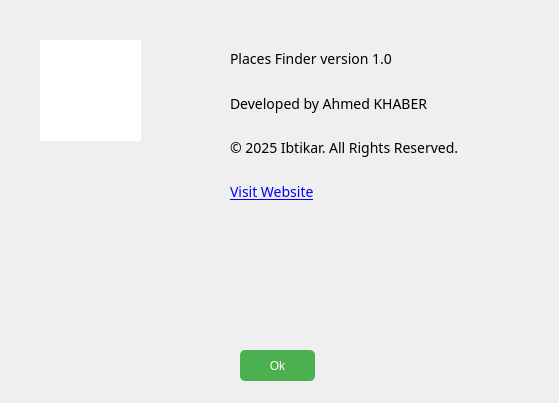
<?xml version="1.0" encoding="UTF-8"?>
<ui version="4.0">
 <class>Dialog</class>
 <widget class="QDialog" name="Dialog">
  <property name="geometry">
   <rect>
    <x>0</x>
    <y>0</y>
    <width>559</width>
    <height>403</height>
   </rect>
  </property>
  <property name="windowTitle">
   <string>Dialog</string>
  </property>
  <property name="styleSheet">
   <string notr="true">
    QLabel {
        font-size: 14px;
    }
    QPushButton {
        background-color: #4CAF50;
        color: white;
        padding: 8px;
        border-radius: 5px;
    }
    QPushButton:hover {
        background-color: #45a049;
    }

</string>
  </property>
  <widget class="QPushButton" name="buttonOk">
   <property name="geometry">
    <rect>
     <x>240</x>
     <y>350</y>
     <width>75</width>
     <height>31</height>
    </rect>
   </property>
   <property name="text">
    <string>Ok</string>
   </property>
  </widget>
  <widget class="QLabel" name="logoLabel">
   <property name="geometry">
    <rect>
     <x>40</x>
     <y>40</y>
     <width>101</width>
     <height>101</height>
    </rect>
   </property>
   <property name="styleSheet">
    <string notr="true">background-color: White</string>
   </property>
   <property name="text">
    <string/>
   </property>
  </widget>
  <widget class="QWidget" name="">
   <property name="geometry">
    <rect>
     <x>230</x>
     <y>40</y>
     <width>248</width>
     <height>171</height>
    </rect>
   </property>
   <layout class="QVBoxLayout" name="verticalLayout">
    <item>
     <widget class="QLabel" name="appName">
      <property name="font">
       <font>
        <family>Century Gothic</family>
        <pointsize>-1</pointsize>
        <bold>false</bold>
       </font>
      </property>
      <property name="text">
       <string>Places Finder version 1.0</string>
      </property>
     </widget>
    </item>
    <item>
     <widget class="QLabel" name="appName_2">
      <property name="font">
       <font>
        <family>Century Gothic</family>
        <pointsize>-1</pointsize>
        <bold>false</bold>
       </font>
      </property>
      <property name="text">
       <string>Developed by Ahmed KHABER</string>
      </property>
     </widget>
    </item>
    <item>
     <widget class="QLabel" name="appName_3">
      <property name="font">
       <font>
        <family>Century Gothic</family>
        <pointsize>-1</pointsize>
        <bold>false</bold>
       </font>
      </property>
      <property name="text">
       <string>© 2025 Ibtikar. All Rights Reserved.</string>
      </property>
     </widget>
    </item>
    <item>
     <widget class="QLabel" name="appName_4">
      <property name="font">
       <font>
        <family>Century Gothic</family>
        <pointsize>-1</pointsize>
        <bold>false</bold>
       </font>
      </property>
      <property name="text">
       <string>&lt;a href=&quot;www.Ibtikar.com&quot;&gt;Visit Website&lt;/a&gt;</string>
      </property>
      <property name="openExternalLinks">
       <bool>true</bool>
      </property>
     </widget>
    </item>
   </layout>
  </widget>
 </widget>
 <resources/>
 <connections/>
</ui>
